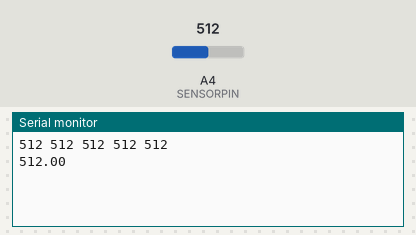
A sketch run on a simulated Arduino Uno, built with avr-gcc and run on an emulated ATmega328P. On the bench: the last lines printed to the serial monitor. The test bench sets the inputs (shaded band); at power-on: A4 (SENSORPIN) = 512.

Above: at 1.2 s.
1.3 s: A4 (SENSORPIN) set to 716
At 2.6 s:
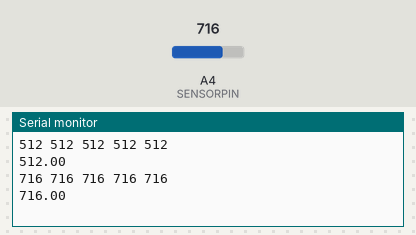
2.8 s: A4 (SENSORPIN) set to 900
At 4.9 s:
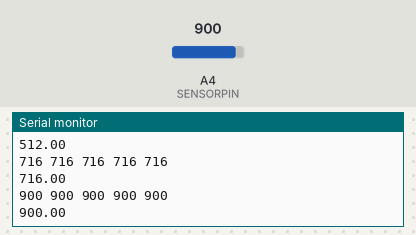
Timing chart, 0 to 6.4 s (numbered marks = the images above; inputs shaded):
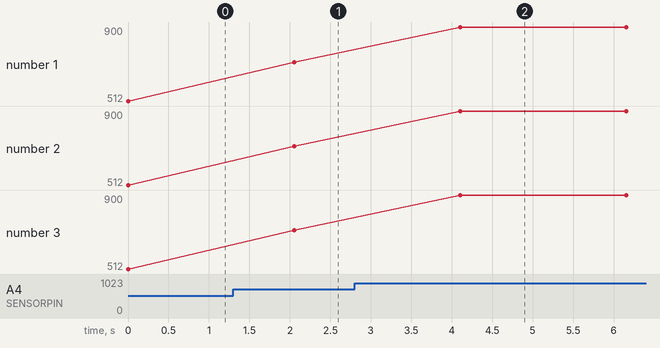

The sketch:

alltogether.ino
```cpp
// (licence header left out)
// this defines the analog pin to use
const int SENSORPIN = A4;

// the setup routine runs once
void setup() {

  // set the baud rate
  Serial.begin(19200);
}

// the loop routine runs over and over
void loop() {
  int sensor;      // the sensor value, as an integer
  float sum, avg;  // the sum and average, as floating point values

  // we read the analog pin 5 times, convert to "float", and take the average

  sum = 0.0;
  for (int i = 0; i < 5; i++) {
    sensor = analogRead(SENSORPIN);  // returns a value from 0 to 1023
    sum = sum + sensor;       // Collect new value from sensor in sum.

    Serial.print(sensor);
    Serial.print(" ");

    delay(10);
  }
  Serial.println("");

  avg = sum/5.0;           // calculate the average
  Serial.println(avg);

  delay(2000);
}
```

Measured:
- after the input at 1.3 s, the serial monitor: prints a new line after 0.75 s (image 1)
- after the input at 2.8 s, the serial monitor: prints a new line after 1.3 s (image 2)
- plotted number 1: 512 → 716 after the input at 1.3 s, 716 → 900 after the input at 2.8 s
- plotted number 2: 512 → 716 after the input at 1.3 s, 716 → 900 after the input at 2.8 s
- plotted number 3: 512 → 716 after the input at 1.3 s, 716 → 900 after the input at 2.8 s
